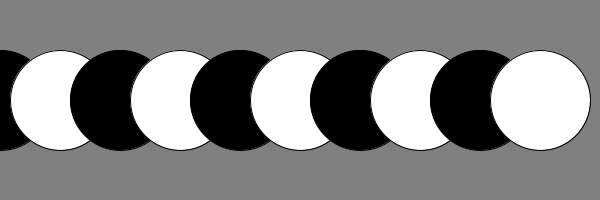
Frame 1 (no input)
Frame 60 (the mouse pressed at the canvas centre just before this capture): identical to frame 1, image omitted
Frame 120 (the mouse held since frame 60 and released just before this capture): blank canvas, image omitted

The Processing sketch that drew this single still picture (run headless with seeded random() and noise(); from frame 60 on, the mouse is pressed at the canvas centre):

// Processing sketch: processing_51659
// ── processing_51659.pde

// recap of past excersices 

void setup() {
 size(600, 200);
 smooth();  
}

void draw() {
  background(128); 
  float spacing = width/10;
  for(int i=0; i < 10; i++) { // keep looping as longs as it is less then given number
  if (i % 2 == 0) { 
    fill(0); 
  }
  else{
    fill(255); 
  }
    ellipse(i*spacing,height/2,(i*1)*mouseX-100,(i*1)*mouseY-100);     
  }
}
